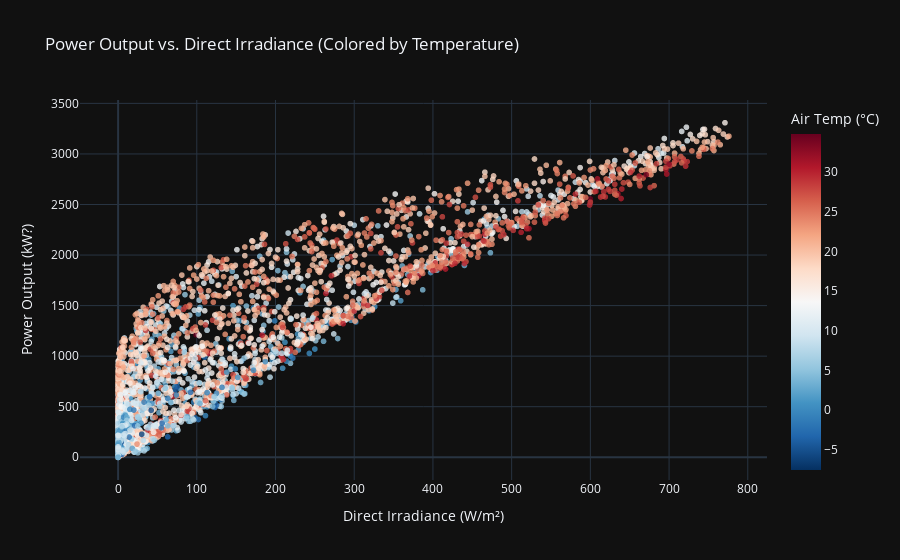

The code cell stored with this chart in its notebook:
### Code cell
pw_direct_irradiance = create_scatter_plot(
                df_subset_2023, 
                x='direct_irradiance',
                y='power_output',
                color='air_temperature',
                title='Power Output vs. Direct Irradiance (Colored by Temperature)',
                labels={'direct_irradiance': 'Direct Irradiance (W/m²)',
                        'power_output': 'Power Output (kW?)',
                        'air_temperature': 'Air Temp (°C)'})

pw_direct_irradiance.show()

### Figure 1 — Plotly figure (JSON) as saved in the notebook; plotly's stock layout.template omitted (floating-point values rounded to 4 significant figures; data arrays with more than 128 entries replaced by an {"elided": "..."} marker saying what was removed)
{"data": [{"hovertemplate": "Direct Irradiance (W/m²)=%{x}<br>Power Output (kW?)=%{y}<br>Air Temp (°C)=%{marker.color}<extra></extra>", "legendgroup": "", "marker": {"color": {"elided": "8736 float values"}, "coloraxis": "coloraxis", "opacity": 0.8, "symbol": "circle"}, "mode": "markers", "name": "", "showlegend": false, "type": "scattergl", "x": {"elided": "8736 float values"}, "xaxis": "x", "y": {"elided": "8736 float values"}, "yaxis": "y"}], "layout": {"coloraxis": {"colorbar": {"title": {"text": "Air Temp (°C)"}}, "colorscale": [[0, "rgb(5,48,97)"], [0.1, "rgb(33,102,172)"], [0.2, "rgb(67,147,195)"], [0.3, "rgb(146,197,222)"], [0.4, "rgb(209,229,240)"], [0.5, "rgb(247,247,247)"], [0.6, "rgb(253,219,199)"], [0.7, "rgb(244,165,130)"], [0.8, "rgb(214,96,77)"], [0.9, "rgb(178,24,43)"], [1, "rgb(103,0,31)"]]}, "legend": {"tracegroupgap": 0}, "title": {"text": "Power Output vs. Direct Irradiance (Colored by Temperature)"}, "xaxis": {"anchor": "y", "domain": [0, 1], "title": {"text": "Direct Irradiance (W/m²)"}}, "yaxis": {"anchor": "x", "domain": [0, 1], "title": {"text": "Power Output (kW?)"}}}}
